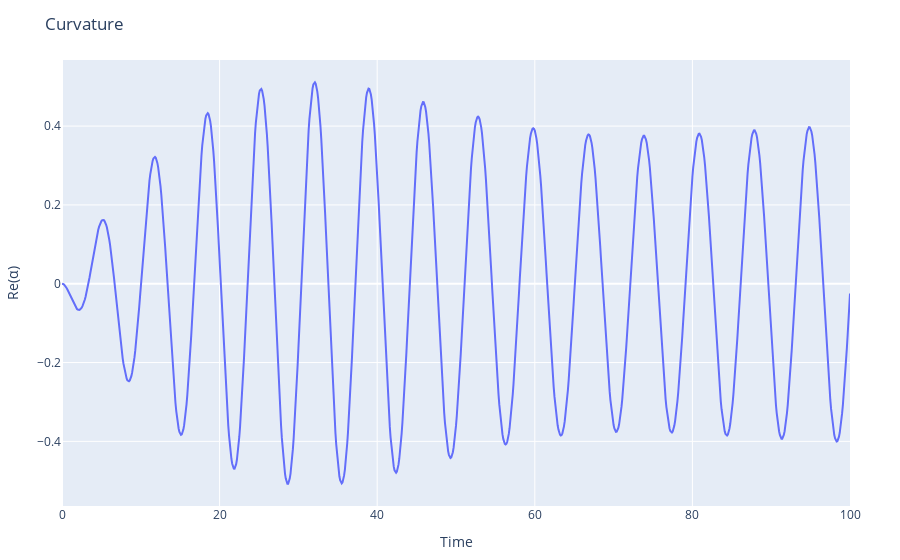

The notebook cell this image was saved under:
### Code cell
plot_curvature = PlotlyJS.scatter(x=tlist, y=real.(result.expect[:]), name="Re(α)")

plot(plot_curvature, Layout(xaxis_title="Time", yaxis_title="Re(α)", title="Curvature"))

### Figure 1 — Plotly figure (JSON) as saved in the notebook; plotly's stock layout.template omitted (floating-point values rounded to 4 significant figures; data arrays with more than 128 entries replaced by an {"elided": "..."} marker saying what was removed)
{"data": [{"name": "Re(α)", "type": "scatter", "x": {"elided": "1001 float values"}, "y": {"elided": "1001 float values"}}], "layout": {"margin": {"b": 50, "l": 50, "r": 50, "t": 60}, "title": "Curvature", "xaxis": {"title": {"text": "Time"}}, "yaxis": {"title": {"text": "Re(α)"}}}}
